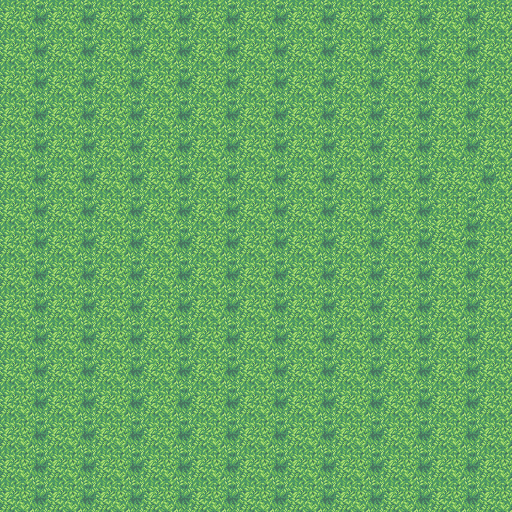

The image is a tile-based game level rendered from a .tmx file. Its description and complete source (layers, tilesets, objects, tile grids) follow:
An orthogonal 32x32 tile map with 16x16 px tiles, 1 tile layer (Grass).

<map version="1.10" tiledversion="1.11.2" orientation="orthogonal" renderorder="right-down" width="32" height="32" tilewidth="16" tileheight="16" infinite="0" nextlayerid="3" nextobjectid="1">
 <tileset firstgid="1" source="grass.tsx" />
 <layer id="1" name="Grass" width="32" height="32">
  <data encoding="csv">
395,396,397,395,396,397,395,396,397,395,396,397,395,396,397,395,396,397,395,396,397,395,396,397,395,396,397,395,396,397,395,396,
472,473,474,472,473,474,472,473,474,472,473,474,472,473,474,472,473,474,472,473,474,472,473,474,472,473,474,472,473,474,472,473,
395,396,397,395,396,397,395,396,397,395,396,397,395,396,397,395,396,397,395,396,397,395,396,397,395,396,397,395,396,397,395,396,
472,473,474,472,473,474,472,473,474,472,473,474,472,473,474,472,473,474,472,473,474,472,473,474,472,473,474,472,473,474,472,473,
395,396,397,395,396,397,395,396,397,395,396,397,395,396,397,395,396,397,395,396,397,395,396,397,395,396,397,395,396,397,395,396,
472,473,474,472,473,474,472,473,474,472,473,474,472,473,474,472,473,474,472,473,474,472,473,474,472,473,474,472,473,474,472,473,
395,396,397,395,396,397,395,396,397,395,396,397,395,396,397,395,396,397,395,396,397,395,396,397,395,396,397,395,396,397,395,396,
472,473,474,472,473,474,472,473,474,472,473,474,472,473,474,472,473,474,472,473,474,472,473,474,472,473,474,472,473,474,472,473,
395,396,397,395,396,397,395,396,397,395,396,397,395,396,397,395,396,397,395,396,397,395,396,397,395,396,397,395,396,397,395,396,
472,473,474,472,473,474,472,473,474,472,473,474,472,473,474,472,473,474,472,473,474,472,473,474,472,473,474,472,473,474,472,473,
395,396,397,395,396,397,395,396,397,395,396,397,395,396,397,395,396,397,395,396,397,395,396,397,395,396,397,395,395,396,397,396,
472,473,474,472,473,474,472,473,474,472,473,474,472,473,474,472,473,474,472,473,474,472,473,474,472,473,474,472,472,473,474,473,
395,396,397,395,396,397,395,396,397,395,396,397,395,396,397,395,396,397,395,396,397,395,396,397,395,396,397,395,396,397,395,396,
472,473,474,472,473,474,472,473,474,472,473,474,472,473,474,472,473,474,472,473,474,472,473,474,472,473,474,395,396,397,472,473,
395,396,397,395,396,397,395,396,397,395,396,397,395,396,397,395,396,397,395,396,397,395,396,397,395,396,397,472,473,474,395,396,
472,473,474,472,473,474,472,473,474,472,473,474,472,473,474,472,473,474,472,473,474,472,473,474,472,473,474,472,473,474,472,473,
395,396,397,395,396,397,395,396,397,395,396,397,395,396,397,395,396,397,395,396,397,395,396,397,395,396,397,395,396,397,395,396,
472,473,474,472,473,474,472,473,474,472,473,474,472,473,474,472,473,474,472,473,474,472,473,474,472,473,474,472,473,474,472,473,
395,396,397,395,396,397,395,396,397,395,396,397,395,396,397,395,396,397,395,396,397,395,396,397,395,396,397,395,396,397,395,396,
472,473,474,472,473,474,472,473,474,472,473,474,472,473,474,472,473,474,472,473,474,472,473,474,472,473,474,472,473,474,472,473,
395,396,397,395,396,397,395,396,397,395,396,397,395,396,397,395,396,397,395,396,397,395,396,397,395,396,397,395,396,397,395,396,
472,473,474,472,473,474,472,473,474,472,473,474,472,473,474,472,473,474,472,473,474,472,473,474,472,473,474,472,473,474,472,473,
395,396,397,395,396,397,395,396,397,395,396,397,395,396,397,395,396,397,395,396,397,395,396,397,395,396,397,395,396,397,395,396,
472,473,474,472,473,474,472,473,474,472,473,474,472,473,474,472,473,474,472,473,474,472,473,474,472,473,474,472,473,474,472,473,
395,396,397,395,396,397,395,396,397,395,396,397,395,396,397,395,396,397,395,396,397,395,396,397,395,396,397,395,396,397,395,396,
472,473,474,472,473,474,472,473,474,472,473,474,472,473,474,472,473,474,472,473,474,472,473,474,472,473,474,472,473,474,472,473,
395,396,397,395,396,397,395,396,397,395,396,397,395,396,397,395,396,397,395,396,397,395,396,397,395,396,397,395,396,397,395,396,
472,473,474,472,473,474,472,473,474,472,473,474,472,473,474,472,473,474,472,473,474,472,473,474,472,473,474,472,473,474,472,473,
395,396,397,395,396,397,395,396,397,395,396,397,395,396,397,395,396,397,395,396,397,395,396,397,395,396,397,395,396,397,395,396,
472,473,474,472,473,474,472,473,474,472,473,474,472,473,474,472,473,474,472,473,474,472,473,474,472,473,474,472,473,474,472,473,
395,396,397,395,396,397,395,396,397,395,396,397,395,396,397,395,396,397,395,396,397,395,396,397,395,396,397,395,396,397,395,396,
472,473,474,472,473,474,472,473,474,472,473,474,472,473,474,472,473,474,472,473,474,472,473,474,472,473,474,472,473,474,472,473
</data>
 </layer>
</map>
